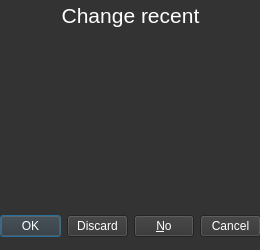
<?xml version="1.0" encoding="UTF-8"?>
<ui version="4.0">
 <class>Dialog</class>
 <widget class="QDialog" name="Dialog">
  <property name="geometry">
   <rect>
    <x>0</x>
    <y>0</y>
    <width>260</width>
    <height>250</height>
   </rect>
  </property>
  <property name="sizePolicy">
   <sizepolicy hsizetype="Fixed" vsizetype="Fixed">
    <horstretch>0</horstretch>
    <verstretch>0</verstretch>
   </sizepolicy>
  </property>
  <property name="windowTitle">
   <string>ArcherBC (Recent files)</string>
  </property>
  <property name="windowIcon">
   <iconset>
    <normaloff>../.rsrc/Icon.ico</normaloff>../.rsrc/Icon.ico</iconset>
  </property>
  <property name="styleSheet">
   <string notr="true">background-color: rgb(51, 51, 51);
color: white;</string>
  </property>
  <widget class="QDialogButtonBox" name="buttonBox">
   <property name="geometry">
    <rect>
     <x>0</x>
     <y>210</y>
     <width>261</width>
     <height>32</height>
    </rect>
   </property>
   <property name="orientation">
    <enum>Qt::Horizontal</enum>
   </property>
   <property name="standardButtons">
    <set>QDialogButtonBox::Cancel|QDialogButtonBox::Discard|QDialogButtonBox::No|QDialogButtonBox::Ok</set>
   </property>
   <property name="centerButtons">
    <bool>true</bool>
   </property>
  </widget>
  <widget class="QLabel" name="label">
   <property name="geometry">
    <rect>
     <x>10</x>
     <y>0</y>
     <width>241</width>
     <height>31</height>
    </rect>
   </property>
   <property name="font">
    <font>
     <pointsize>16</pointsize>
    </font>
   </property>
   <property name="text">
    <string>Change recent</string>
   </property>
   <property name="alignment">
    <set>Qt::AlignCenter</set>
   </property>
  </widget>
 </widget>
 <resources/>
 <connections>
  <connection>
   <sender>buttonBox</sender>
   <signal>accepted()</signal>
   <receiver>Dialog</receiver>
   <slot>accept()</slot>
   <hints>
    <hint type="sourcelabel">
     <x>248</x>
     <y>254</y>
    </hint>
    <hint type="destinationlabel">
     <x>157</x>
     <y>274</y>
    </hint>
   </hints>
  </connection>
  <connection>
   <sender>buttonBox</sender>
   <signal>rejected()</signal>
   <receiver>Dialog</receiver>
   <slot>reject()</slot>
   <hints>
    <hint type="sourcelabel">
     <x>316</x>
     <y>260</y>
    </hint>
    <hint type="destinationlabel">
     <x>286</x>
     <y>274</y>
    </hint>
   </hints>
  </connection>
 </connections>
</ui>
